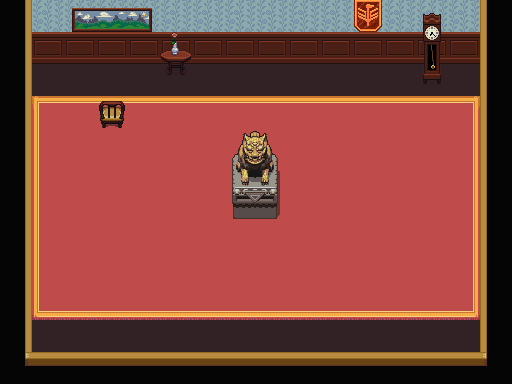

A 2D game scene composited from a Tiled map and its tileset images. What follows is a short description and the map's XML, with every tile layer's data as written:
An orthogonal 16x12 tile map with 32x32 px tiles, 3 tile layers (Tile Layer 1, Tile Layer 2, Tile Layer 3), 2 tilesets.

<map version="1.0" tiledversion="2017.11.22" orientation="orthogonal" renderorder="right-down" width="16" height="12" tilewidth="32" tileheight="32" infinite="0" nextobjectid="1">
 <tileset firstgid="1" source="Interior1.tsx" />
 <tileset firstgid="1025" source="Exterior Tiles.tsx" />
 <layer name="Tile Layer 1" width="16" height="12">
  <data encoding="csv">
969,843,843,843,843,843,843,843,843,843,843,843,843,843,843,967,
969,875,875,875,875,875,875,875,875,875,875,875,875,875,875,967,
969,929,929,929,929,929,929,929,929,929,929,929,929,929,929,967,
969,939,940,940,940,940,940,940,940,940,940,940,940,940,941,967,
969,971,972,972,972,972,972,972,972,972,972,972,972,972,973,967,
969,971,972,972,972,972,972,972,972,972,972,972,972,972,973,967,
969,971,972,972,972,972,972,972,972,972,972,972,972,972,973,967,
969,971,972,972,972,972,972,972,972,972,972,972,972,972,973,967,
969,971,972,972,972,972,972,972,972,972,972,972,972,972,973,967,
969,1003,1004,1004,1004,1004,1004,1004,1004,1004,1004,1004,1004,1004,1005,967,
969,929,929,929,929,929,929,929,929,929,929,929,929,929,929,967,
966,936,936,936,936,936,936,936,936,936,936,936,936,936,936,965
</data>
 </layer>
 <layer name="Tile Layer 2" width="16" height="12">
  <data encoding="csv">
0,0,785,786,787,0,0,0,0,0,0,431,0,691,0,0,
0,0,0,0,0,383,0,0,0,0,0,0,0,723,0,0,
0,0,0,0,0,415,0,0,0,0,0,0,0,755,0,0,
0,0,0,400,0,0,0,0,0,0,0,0,0,0,0,0,
0,0,0,0,0,0,0,1167,1168,0,0,0,0,0,0,0,
0,0,0,0,0,0,0,1199,1200,0,0,0,0,0,0,0,
0,0,0,0,0,0,0,1231,1232,0,0,0,0,0,0,0,
0,0,0,0,0,0,0,0,0,0,0,0,0,0,0,0,
0,0,0,0,0,0,0,0,0,0,0,0,0,0,0,0,
0,0,0,0,0,0,0,0,0,0,0,0,0,0,0,0,
0,0,0,0,0,0,0,0,0,0,0,0,0,0,0,0,
0,0,0,0,0,0,0,0,0,0,0,0,0,0,0,0
</data>
 </layer>
 <layer name="Tile Layer 3" width="16" height="12">
  <data encoding="csv">
0,0,0,0,0,0,0,0,0,0,0,0,0,0,0,0,
0,0,0,0,0,411,0,0,0,0,0,0,0,0,0,0,
0,0,0,0,0,0,0,0,0,0,0,0,0,0,0,0,
0,0,0,0,0,0,0,0,0,0,0,0,0,0,0,0,
0,0,0,0,0,0,0,0,0,0,0,0,0,0,0,0,
0,0,0,0,0,0,0,0,0,0,0,0,0,0,0,0,
0,0,0,0,0,0,0,0,0,0,0,0,0,0,0,0,
0,0,0,0,0,0,0,0,0,0,0,0,0,0,0,0,
0,0,0,0,0,0,0,0,0,0,0,0,0,0,0,0,
0,0,0,0,0,0,0,0,0,0,0,0,0,0,0,0,
0,0,0,0,0,0,0,0,0,0,0,0,0,0,0,0,
0,0,0,0,0,0,0,0,0,0,0,0,0,0,0,0
</data>
 </layer>
</map>
